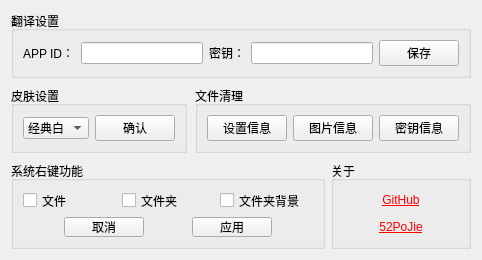
        <widget class="QWidget" name="tab_4">
         <attribute name="title">
          <string>其它设置</string>
         </attribute>
         <layout class="QVBoxLayout" name="verticalLayout_4">
          <property name="spacing">
           <number>8</number>
          </property>
          <item>
           <widget class="QGroupBox" name="groupBox_17">
            <property name="title">
             <string>翻译设置</string>
            </property>
            <layout class="QVBoxLayout" name="verticalLayout_13">
             <item>
              <layout class="QHBoxLayout" name="horizontalLayout_25">
               <item>
                <widget class="QLabel" name="label_18">
                 <property name="maximumSize">
                  <size>
                   <width>16777215</width>
                   <height>20</height>
                  </size>
                 </property>
                 <property name="text">
                  <string>APP ID：</string>
                 </property>
                </widget>
               </item>
               <item>
                <widget class="QLineEdit" name="line_APP_ID"/>
               </item>
               <item>
                <widget class="QLabel" name="label_19">
                 <property name="text">
                  <string>密钥：</string>
                 </property>
                </widget>
               </item>
               <item>
                <widget class="QLineEdit" name="line_PASS_WORD"/>
               </item>
               <item>
                <widget class="QPushButton" name="pBtn_Save_Tran_Info">
                 <property name="cursor">
                  <cursorShape>PointingHandCursor</cursorShape>
                 </property>
                 <property name="text">
                  <string>保存</string>
                 </property>
                </widget>
               </item>
              </layout>
             </item>
            </layout>
           </widget>
          </item>
          <item>
           <layout class="QHBoxLayout" name="horizontalLayout_27">
            <item>
             <widget class="QGroupBox" name="groupBox_16">
              <property name="title">
               <string>皮肤设置</string>
              </property>
              <layout class="QVBoxLayout" name="verticalLayout_11">
               <item>
                <layout class="QHBoxLayout" name="horizontalLayout_24">
                 <item>
                  <widget class="QComboBox" name="comboBox_3">
                   <property name="cursor">
                    <cursorShape>OpenHandCursor</cursorShape>
                   </property>
                   <item>
                    <property name="text">
                     <string>经典白</string>
                    </property>
                   </item>
                   <item>
                    <property name="text">
                     <string>残酷灰</string>
                    </property>
                   </item>
                   <item>
                    <property name="text">
                     <string>清华紫</string>
                    </property>
                   </item>
                   <item>
                    <property name="text">
                     <string>北大红</string>
                    </property>
                   </item>
                  </widget>
                 </item>
                 <item>
                  <widget class="QPushButton" name="pushButton_5">
                   <property name="cursor">
                    <cursorShape>PointingHandCursor</cursorShape>
                   </property>
                   <property name="text">
                    <string>确认</string>
                   </property>
                  </widget>
                 </item>
                </layout>
               </item>
              </layout>
             </widget>
            </item>
            <item>
             <widget class="QGroupBox" name="groupBox_18">
              <property name="title">
               <string>文件清理</string>
              </property>
              <layout class="QVBoxLayout" name="verticalLayout_12">
               <item>
                <layout class="QHBoxLayout" name="horizontalLayout_26">
                 <item>
                  <widget class="QPushButton" name="pushButton_7">
                   <property name="cursor">
                    <cursorShape>PointingHandCursor</cursorShape>
                   </property>
                   <property name="toolTip">
                    <string>清除后，恢复最初的设置</string>
                   </property>
                   <property name="text">
                    <string>设置信息</string>
                   </property>
                  </widget>
                 </item>
                 <item>
                  <widget class="QPushButton" name="pushButton_6">
                   <property name="cursor">
                    <cursorShape>PointingHandCursor</cursorShape>
                   </property>
                   <property name="toolTip">
                    <string>不会清除已经下载的图片，只会清除最近图片的信息。</string>
                   </property>
                   <property name="text">
                    <string>图片信息</string>
                   </property>
                  </widget>
                 </item>
                 <item>
                  <widget class="QPushButton" name="pushButton_8">
                   <property name="cursor">
                    <cursorShape>PointingHandCursor</cursorShape>
                   </property>
                   <property name="toolTip">
                    <string>清除翻译的密钥，下次启动时将无法使用已经清除的密钥</string>
                   </property>
                   <property name="text">
                    <string>密钥信息</string>
                   </property>
                  </widget>
                 </item>
                </layout>
               </item>
              </layout>
             </widget>
            </item>
           </layout>
          </item>
          <item>
           <layout class="QHBoxLayout" name="horizontalLayout_28">
            <property name="spacing">
             <number>6</number>
            </property>
            <item>
             <widget class="QGroupBox" name="groupBox_7">
              <property name="minimumSize">
               <size>
                <width>314</width>
                <height>88</height>
               </size>
              </property>
              <property name="maximumSize">
               <size>
                <width>314</width>
                <height>88</height>
               </size>
              </property>
              <property name="title">
               <string>系统右键功能</string>
              </property>
              <layout class="QVBoxLayout" name="verticalLayout_5">
               <item>
                <layout class="QHBoxLayout" name="horizontalLayout_8">
                 <item>
                  <widget class="QCheckBox" name="chkFile">
                   <property name="cursor">
                    <cursorShape>PointingHandCursor</cursorShape>
                   </property>
                   <property name="toolTip">
                    <string>右键单击文件时，出现“复制路径”选项</string>
                   </property>
                   <property name="text">
                    <string>文件</string>
                   </property>
                  </widget>
                 </item>
                 <item>
                  <widget class="QCheckBox" name="chkFolder">
                   <property name="cursor">
                    <cursorShape>PointingHandCursor</cursorShape>
                   </property>
                   <property name="toolTip">
                    <string>右键单击文件夹时，出现“复制路径”选项</string>
                   </property>
                   <property name="text">
                    <string>文件夹</string>
                   </property>
                  </widget>
                 </item>
                 <item>
                  <widget class="QCheckBox" name="chkFolderBack">
                   <property name="cursor">
                    <cursorShape>PointingHandCursor</cursorShape>
                   </property>
                   <property name="toolTip">
                    <string>右键单击空白处时（如桌面），显示“复制路径”选项</string>
                   </property>
                   <property name="text">
                    <string>文件夹背景</string>
                   </property>
                  </widget>
                 </item>
                </layout>
               </item>
               <item>
                <layout class="QHBoxLayout" name="horizontalLayout_11">
                 <item>
                  <spacer name="horizontalSpacer_9">
                   <property name="orientation">
                    <enum>Qt::Horizontal</enum>
                   </property>
                   <property name="sizeHint" stdset="0">
                    <size>
                     <width>40</width>
                     <height>20</height>
                    </size>
                   </property>
                  </spacer>
                 </item>
                 <item>
                  <widget class="QPushButton" name="pBtnCancel_2">
                   <property name="cursor">
                    <cursorShape>PointingHandCursor</cursorShape>
                   </property>
                   <property name="text">
                    <string>取消</string>
                   </property>
                  </widget>
                 </item>
                 <item>
                  <spacer name="horizontalSpacer">
                   <property name="orientation">
                    <enum>Qt::Horizontal</enum>
                   </property>
                   <property name="sizeHint" stdset="0">
                    <size>
                     <width>40</width>
                     <height>20</height>
                    </size>
                   </property>
                  </spacer>
                 </item>
                 <item>
                  <widget class="QPushButton" name="pBtnApply_2">
                   <property name="cursor">
                    <cursorShape>PointingHandCursor</cursorShape>
                   </property>
                   <property name="toolTip">
                    <string>需要管理员权限</string>
                   </property>
                   <property name="styleSheet">
                    <string notr="true"/>
                   </property>
                   <property name="text">
                    <string>应用</string>
                   </property>
                  </widget>
                 </item>
                 <item>
                  <spacer name="horizontalSpacer_10">
                   <property name="orientation">
                    <enum>Qt::Horizontal</enum>
                   </property>
                   <property name="sizeHint" stdset="0">
                    <size>
                     <width>40</width>
                     <height>20</height>
                    </size>
                   </property>
                  </spacer>
                 </item>
                </layout>
               </item>
              </layout>
             </widget>
            </item>
            <item>
             <widget class="QGroupBox" name="groupBox_19">
              <property name="minimumSize">
               <size>
                <width>0</width>
                <height>88</height>
               </size>
              </property>
              <property name="maximumSize">
               <size>
                <width>16777215</width>
                <height>88</height>
               </size>
              </property>
              <property name="title">
               <string>关于</string>
              </property>
              <layout class="QVBoxLayout" name="verticalLayout_14">
               <property name="spacing">
                <number>6</number>
               </property>
               <item>
                <spacer name="verticalSpacer">
                 <property name="orientation">
                  <enum>Qt::Vertical</enum>
                 </property>
                 <property name="sizeHint" stdset="0">
                  <size>
                   <width>20</width>
                   <height>40</height>
                  </size>
                 </property>
                </spacer>
               </item>
               <item>
                <widget class="QPushButton" name="pushButton_9">
                 <property name="cursor">
                  <cursorShape>PointingHandCursor</cursorShape>
                 </property>
                 <property name="styleSheet">
                  <string notr="true">color: red;
font: italic 9pt &quot;Adobe Devanagari&quot;;
text-decoration: underline;</string>
                 </property>
                 <property name="text">
                  <string>GitHub</string>
                 </property>
                 <property name="flat">
                  <bool>true</bool>
                 </property>
                </widget>
               </item>
               <item>
                <widget class="QPushButton" name="pushButton_10">
                 <property name="cursor">
                  <cursorShape>OpenHandCursor</cursorShape>
                 </property>
                 <property name="styleSheet">
                  <string notr="true">color: red;
font: italic 9pt &quot;Adobe Devanagari&quot;;
text-decoration: underline;</string>
                 </property>
                 <property name="text">
                  <string>52PoJie</string>
                 </property>
                 <property name="flat">
                  <bool>true</bool>
                 </property>
                </widget>
               </item>
               <item>
                <spacer name="verticalSpacer_2">
                 <property name="orientation">
                  <enum>Qt::Vertical</enum>
                 </property>
                 <property name="sizeHint" stdset="0">
                  <size>
                   <width>20</width>
                   <height>40</height>
                  </size>
                 </property>
                </spacer>
               </item>
              </layout>
             </widget>
            </item>
           </layout>
          </item>
         </layout>
        </widget>
